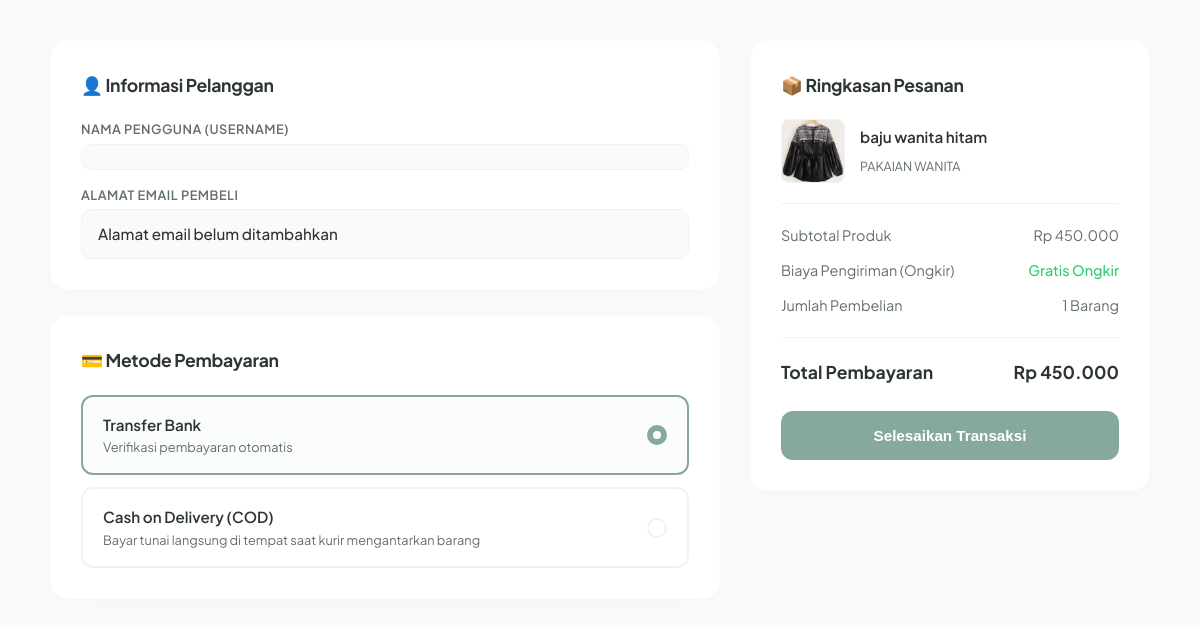
The page /checkout/1/ on the database its author committed.
### shop/models.py (models this page shows, shortened)
class Produk(models.Model):
    nama = models.CharField(max_length=255)
    kategori = models.CharField(max_length=100, default='Umum')
    gambar = models.ImageField(upload_to='produk_images/', blank=True, null=True)
    deskripsi = models.TextField()
    harga = models.DecimalField(max_digits=12, decimal_places=2)
    stok = models.IntegerField(default=0)
    dibuat_pada = models.DateTimeField(auto_now_add=True)

### shop/views.py (the view)
# urls.py: path('checkout/<int:pk>/', views.checkout_view, name='checkout'),
def checkout_view(request, pk):
    produk = get_object_or_404(Produk, pk=pk)
    context = {
        'produk': produk,
        'pembeli': request.user,
    }
    return render(request, 'shop/checkout.html', context)

### shop/templates/shop/checkout.html (shortened to what this page needs)
{% load humanize %}
<!DOCTYPE html>
<html lang="id">
<head>
</head>
<body>
    <div class="container">
        <div class="checkout-grid">
            <div class="main-section">
                <div class="checkout-card">
                    <h2 class="card-title">👤 Informasi Pelanggan</h2>
                    <div class="info-group">
                        <div class="info-item">
                            <span class="info-label">Nama Pengguna (Username)</span>
                            <div class="info-value">{{ pembeli.username }}</div>
                        </div>
                        <div class="info-item">
                            <span class="info-label">Alamat Email Pembeli</span>
                            <div class="info-value">{{ pembeli.email|default:"Alamat email belum ditambahkan" }}</div>
                        </div>
                    </div>
                </div>
                <div class="checkout-card">
                    <h2 class="card-title">💳 Metode Pembayaran</h2>
                    <form id="checkoutForm" method="POST" action="{% url 'beli_produk' produk.pk %}" class="payment-options">
                        <label class="payment-label payment-label-active" id="labelBank">
                            <div class="payment-text-wrapper">
                                <span class="payment-title">Transfer Bank</span>
                                <span class="payment-desc">Verifikasi pembayaran otomatis</span>
                            </div>
                            <input type="radio" name="metode_pembayaran" value="bank" class="payment-radio" checked onclick="gantiMetode('bank')">
                        </label>
                        <label class="payment-label" id="labelCod">
                            <div class="payment-text-wrapper">
                                <span class="payment-title">Cash on Delivery (COD)</span>
                                <span class="payment-desc">Bayar tunai langsung di tempat saat kurir mengantarkan barang</span>
                            </div>
                            <input type="radio" name="metode_pembayaran" value="cod" class="payment-radio" onclick="gantiMetode('cod')">
                        </label>
                    </form>
                </div>
            </div>
            <div class="summary-sidebar">
                <div class="checkout-card">
                    <h2 class="card-title">📦 Ringkasan Pesanan</h2>
                    <div class="product-summary-item">
                        {% if produk.gambar %}
                        <img src="{{ produk.gambar.url }}" alt="{{ produk.nama }}" class="summary-thumb">
                        {% else %}
                        <div class="summary-thumb" style="display:flex; align-items:center; justify-content:center; font-size:10px; color:var(--text-muted);">No Image</div>
                        {% endif %}
                        <div>
                            <h3 class="summary-prod-name">{{ produk.nama }}</h3>
                            <span class="summary-prod-cat">{{ produk.kategori|default:"Umum" }}</span>
                        </div>
                    </div>
                    <div class="bill-row">
                        <span>Subtotal Produk</span>
                        <span>Rp {{ produk.harga|floatformat:0|intcomma }}</span>
                    </div>
                    <div class="bill-row">
                        <span>Biaya Pengiriman (Ongkir)</span>
                        <span style="color: #2ecc71; font-weight: 500;">Gratis Ongkir</span>
                    </div>
                    <div class="bill-row">
                        <span>Jumlah Pembelian</span>
                        <span>1 Barang</span>
                    </div>
                    <div class="total-row">
                        <span>Total Pembayaran</span>
                        <span>Rp {{ produk.harga|floatformat:0|intcomma }}</span>
                    </div>
                    <button type="submit" form="checkoutForm" class="checkout-submit-btn">Selesaikan Transaksi</button>
                </div>
            </div>
        </div>
    </div>
</body>
</html>

### shop/templates/shop/checkout.html (style rules this page uses)
:root { --bg-primary: #fafafa; --bg-card: #ffffff; --text-main: #2d3436; --text-muted: #636e72; --accent-soft: #87a99c; --accent-hover: #6f8f82; --border-color: #f1f2f6; --shadow-soft: 0 4px 20px rgba(0, 0, 0, 0.02); }
* { box-sizing: border-box; margin: 0; padding: 0; }
body { font-family: 'Plus Jakarta Sans', sans-serif; background-color: var(--bg-primary); color: var(--text-main); line-height: 1.6; padding: 40px 20px; }
.container { max-width: 1100px; margin: 0 auto; }
.checkout-grid { display: grid; grid-template-columns: 1fr 400px; gap: 30px; align-items: start; }
.main-section { display: flex; flex-direction: column; gap: 25px; }
.checkout-card { background-color: var(--bg-card); border-radius: 18px; padding: 30px; box-shadow: var(--shadow-soft); border: 1px solid rgba(0,0,0,0.01); }
.card-title { font-size: 1.1rem; font-weight: 700; margin-bottom: 20px; letter-spacing: -0.3px; display: flex; align-items: center; gap: 10px; }
.info-group { display: flex; flex-direction: column; gap: 15px; }
.info-item { display: flex; flex-direction: column; gap: 4px; }
.info-label { font-size: 0.8rem; font-weight: 600; color: var(--text-muted); text-transform: uppercase; letter-spacing: 0.5px; }
.info-value { font-size: 0.95rem; font-weight: 500; background-color: #fafafa; padding: 12px 16px; border-radius: 10px; border: 1px solid var(--border-color); }
.payment-options { display: flex; flex-direction: column; gap: 12px; }
.payment-label { display: flex; align-items: center; justify-content: space-between; padding: 16px 20px; background-color: var(--bg-card); border: 2px solid var(--border-color); border-radius: 12px; cursor: pointer; transition: all 0.2s ease; }
.payment-radio { appearance: none; width: 20px; height: 20px; border: 2px solid var(--border-color); border-radius: 50%; outline: none; background-color: #fff; position: relative; cursor: pointer; transition: all 0.2s ease; }
.payment-radio:checked { border-color: var(--accent-soft); background-color: var(--accent-soft); }
.payment-radio:checked::after { content: ''; position: absolute; width: 8px; height: 8px; background-color: #fff; border-radius: 50%; top: 50%; left: 50%; transform: translate(-50%, -50%); }
.payment-label-active { border-color: var(--accent-soft) !important; background-color: rgba(135, 169, 156, 0.03); }
.payment-text-wrapper { display: flex; flex-direction: column; }
.payment-title { font-size: 0.95rem; font-weight: 600; }
.payment-desc { font-size: 0.8rem; color: var(--text-muted); }
.summary-sidebar { position: sticky; top: 40px; }
.product-summary-item { display: flex; gap: 15px; align-items: center; padding-bottom: 20px; margin-bottom: 20px; border-bottom: 1px solid var(--border-color); }
.summary-thumb { width: 64px; height: 64px; object-fit: cover; border-radius: 8px; background-color: #f7f7f7; border: 1px solid var(--border-color); }
.summary-prod-name { font-size: 0.95rem; font-weight: 600; margin-bottom: 2px; }
.summary-prod-cat { font-size: 0.78rem; color: var(--text-muted); text-transform: uppercase; }
.bill-row { display: flex; justify-content: space-between; font-size: 0.9rem; color: var(--text-muted); margin-bottom: 12px; }
.total-row { display: flex; justify-content: space-between; font-size: 1.1rem; font-weight: 700; color: var(--text-main); margin-top: 20px; padding-top: 20px; border-top: 1px solid var(--border-color); }
.checkout-submit-btn { width: 100%; padding: 16px; background-color: var(--accent-soft); color: white; border: none; border-radius: 12px; font-size: 0.95rem; font-weight: 600; cursor: pointer; margin-top: 25px; transition: background-color 0.2s ease, transform 0.1s ease; }

### rows shown on the page
Produk: gambar (picture), nama "baju wanita hitam", kategori "PAKAIAN WANITA", harga "450.000"

### other values the page prints
{{ pembeli.email|default:"Alamat email belum ditambahkan" }} "Alamat email belum ditambahkan"
